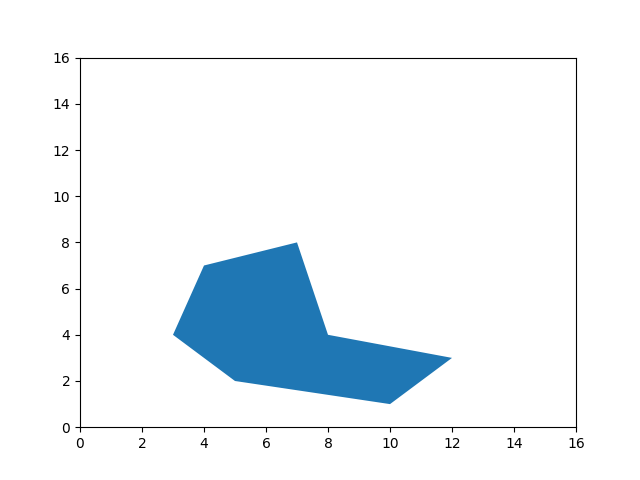

Python code for this plot:
from matplotlib.patches import Polygon
import matplotlib.pyplot as plt

import math
def get_angle(a, b, c):
   angle = math.degrees(math.atan2(c[1]-b[1], c[0]-b[0]) - math.atan2(a[1]-b[1], a[0]-b[0]))
   return angle + 360 if angle < 0 else angle

def solve(points):
   n = len(points)
   for i in range(len(points)):
      p1 = points[i-2]
      p2 = points[i-1]
      p3 = points[i]

      if get_angle(p1, p2, p3) > 180:
         return True
   return False

points = [(3,4), (4,7),(7,8),(9,4),(11,3),(10,1),(6,2)]
print(solve(points))

polygon1 = Polygon([(3,4), (4,7),(7,8),(8,4),(12,3),(10,1),(5,2),])

fig, ax = plt.subplots(1,1)

ax.add_patch(polygon1)

plt.ylim(0,16)
plt.xlim(0,16)
plt.show()
